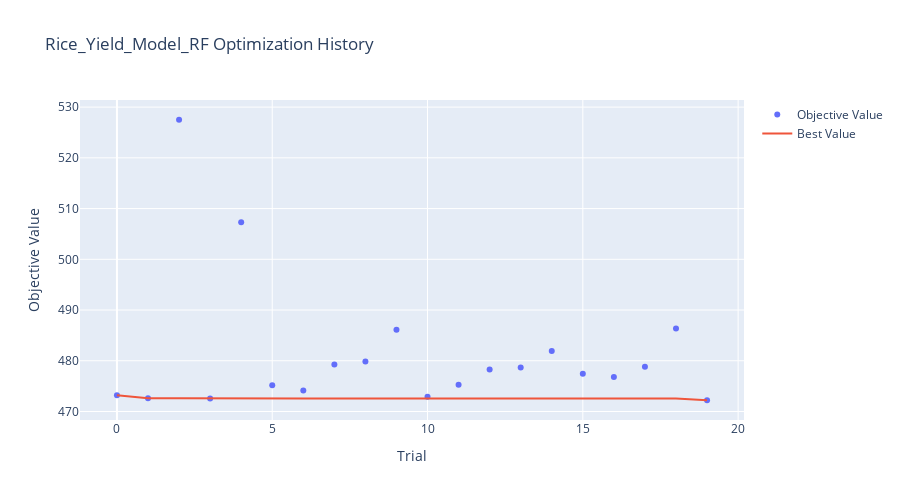
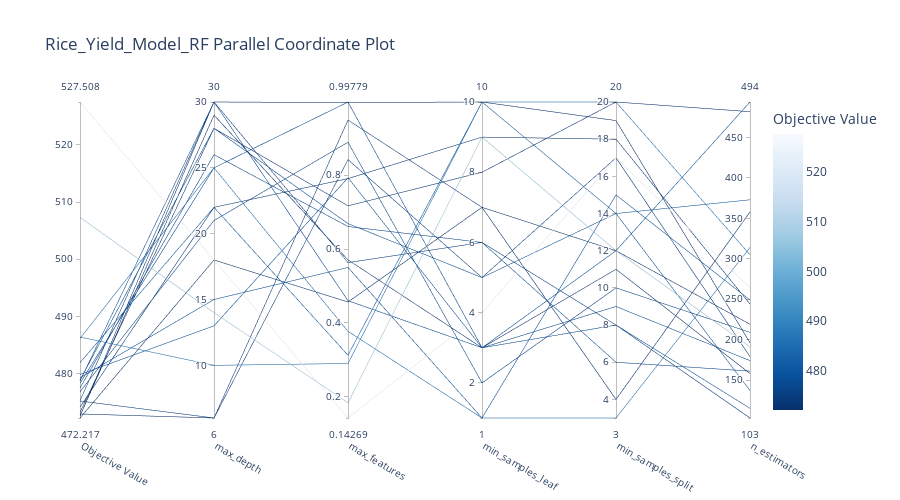
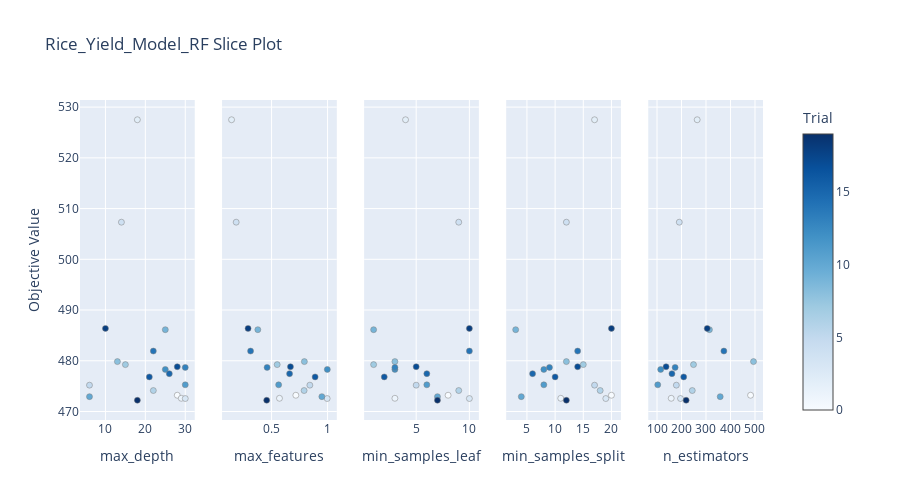
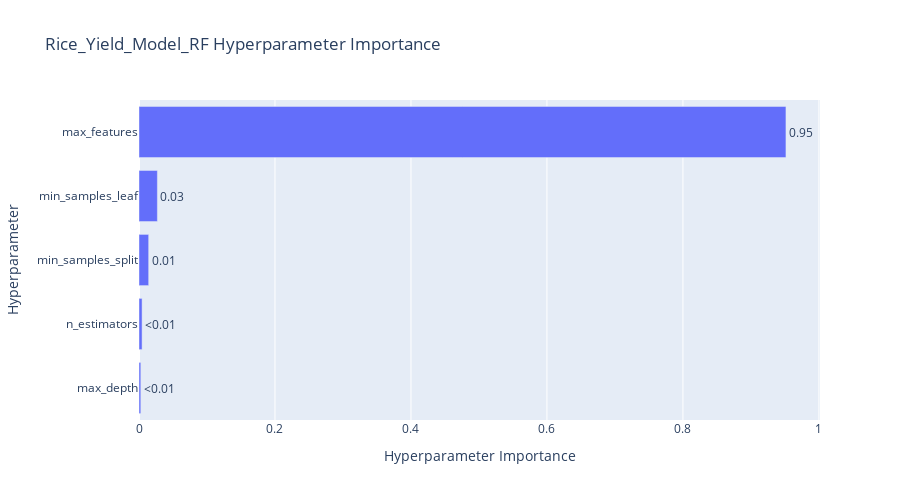

Source (notebook cell) for these figures, in order:
### Markdown cell above
### 6. Optuna Visualization
Visualizing the tuning process to understand parameter importance and convergence.

### Code cell
# --- OPTUNA VISUALIZATIONS ---
name = "Rice_Yield_Model_RF"

# 1. Optimization History
fig = plot_optimization_history(study)
fig.update_layout(title=f'{name} Optimization History', width=900, height=500)
fig.show()

# 2. Parallel Coordinate (Hyperparameter Relationships)
fig = plot_parallel_coordinate(study)
fig.update_layout(title=f'{name} Parallel Coordinate Plot', width=900, height=500)
fig.show()

# 3. Slice Plot (Individual Parameter impact)
fig = plot_slice(study)
fig.update_layout(title=f'{name} Slice Plot', width=900, height=500)
fig.show()

# 4. Parameter Importance
try:
    fig = plot_param_importances(study)
    fig.update_layout(title=f'{name} Hyperparameter Importance', width=900, height=500)
    fig.show()
except (ValueError, RuntimeError) as e:
    print(f'Could not plot parameter importance: {e}')

### Figure 1 — Plotly figure (JSON) as saved in the notebook; plotly's stock layout.template omitted (floating-point values rounded to 4 significant figures)
{"data": [{"mode": "markers", "name": "Objective Value", "type": "scatter", "x": [0, 1, 2, 3, 4, 5, 6, 7, 8, 9, 10, 11, 12, 13, 14, 15, 16, 17, 18, 19], "y": [473.2, 472.6, 527.5, 472.6, 507.3, 475.2, 474.1, 479.2, 479.8, 486.1, 472.9, 475.3, 478.3, 478.7, 481.9, 477.5, 476.8, 478.8, 486.4, 472.2]}, {"mode": "lines", "name": "Best Value", "type": "scatter", "x": [0, 1, 2, 3, 4, 5, 6, 7, 8, 9, 10, 11, 12, 13, 14, 15, 16, 17, 18, 19], "y": [473.2, 472.6, 472.6, 472.6, 472.6, 472.6, 472.6, 472.6, 472.6, 472.6, 472.6, 472.6, 472.6, 472.6, 472.6, 472.6, 472.6, 472.6, 472.6, 472.2]}, {"marker": {"color": "#cccccc"}, "mode": "markers", "name": "Infeasible Trial", "showlegend": false, "type": "scatter", "x": [], "y": []}], "layout": {"height": 500, "title": {"text": "Rice_Yield_Model_RF Optimization History"}, "width": 900, "xaxis": {"title": {"text": "Trial"}}, "yaxis": {"title": {"text": "Objective Value"}}}}

### Figure 2 — Plotly figure (JSON) as saved in the notebook; plotly's stock layout.template omitted (floating-point values rounded to 4 significant figures)
{"data": [{"dimensions": [{"label": "Objective Value", "range": [472.2, 527.5], "values": [473.2, 472.6, 527.5, 472.6, 507.3, 475.2, 474.1, 479.2, 479.8, 486.1, 472.9, 475.3, 478.3, 478.7, 481.9, 477.5, 476.8, 478.8, 486.4, 472.2]}, {"label": "max_depth", "range": [6, 30], "values": [28, 29, 18, 30, 14, 6, 22, 15, 13, 25, 6, 30, 25, 30, 22, 26, 21, 28, 10, 18]}, {"label": "max_features", "range": [0.1427, 0.9978], "values": [0.7168, 0.5705, 0.1427, 0.9964, 0.184, 0.8418, 0.7905, 0.5501, 0.7928, 0.3772, 0.949, 0.5632, 0.9978, 0.46, 0.3125, 0.6608, 0.8888, 0.6686, 0.2901, 0.4565]}, {"label": "min_samples_leaf", "range": [1, 10], "values": [8, 3, 4, 10, 9, 5, 9, 1, 3, 1, 7, 6, 3, 3, 10, 6, 2, 5, 10, 7]}, {"label": "min_samples_split", "range": [3, 20], "values": [20, 11, 17, 19, 12, 17, 18, 15, 12, 3, 4, 8, 8, 9, 14, 6, 10, 14, 20, 12]}, {"label": "n_estimators", "range": [103, 494], "values": [482, 158, 264, 196, 191, 179, 244, 249, 494, 314, 358, 103, 115, 174, 373, 161, 209, 137, 305, 219]}], "labelangle": 30, "labelside": "bottom", "line": {"color": [473.2, 472.6, 527.5, 472.6, 507.3, 475.2, 474.1, 479.2, 479.8, 486.1, 472.9, 475.3, 478.3, 478.7, 481.9, 477.5, 476.8, 478.8, 486.4, 472.2], "colorbar": {"title": {"text": "Objective Value"}}, "colorscale": [[0, "rgb(247,251,255)"], [0.125, "rgb(222,235,247)"], [0.25, "rgb(198,219,239)"], [0.375, "rgb(158,202,225)"], [0.5, "rgb(107,174,214)"], [0.625, "rgb(66,146,198)"], [0.75, "rgb(33,113,181)"], [0.875, "rgb(8,81,156)"], [1, "rgb(8,48,107)"]], "reversescale": true, "showscale": true}, "type": "parcoords"}], "layout": {"height": 500, "title": {"text": "Rice_Yield_Model_RF Parallel Coordinate Plot"}, "width": 900}}

### Figure 3 — Plotly figure (JSON) as saved in the notebook; plotly's stock layout.template omitted (floating-point values rounded to 4 significant figures)
{"data": [{"marker": {"color": [0, 1, 2, 3, 4, 5, 6, 7, 8, 9, 10, 11, 12, 13, 14, 15, 16, 17, 18, 19], "colorbar": {"title": {"text": "Trial"}, "x": 1, "xpad": 40}, "colorscale": [[0, "rgb(247,251,255)"], [0.125, "rgb(222,235,247)"], [0.25, "rgb(198,219,239)"], [0.375, "rgb(158,202,225)"], [0.5, "rgb(107,174,214)"], [0.625, "rgb(66,146,198)"], [0.75, "rgb(33,113,181)"], [0.875, "rgb(8,81,156)"], [1, "rgb(8,48,107)"]], "line": {"color": "Grey", "width": 0.5}, "showscale": true}, "mode": "markers", "name": "Feasible Trial", "showlegend": false, "type": "scatter", "x": [28, 29, 18, 30, 14, 6, 22, 15, 13, 25, 6, 30, 25, 30, 22, 26, 21, 28, 10, 18], "xaxis": "x", "y": [473.2, 472.6, 527.5, 472.6, 507.3, 475.2, 474.1, 479.2, 479.8, 486.1, 472.9, 475.3, 478.3, 478.7, 481.9, 477.5, 476.8, 478.8, 486.4, 472.2], "yaxis": "y"}, {"marker": {"color": [0, 1, 2, 3, 4, 5, 6, 7, 8, 9, 10, 11, 12, 13, 14, 15, 16, 17, 18, 19], "colorbar": {"title": {"text": "Trial"}, "x": 1, "xpad": 40}, "colorscale": [[0, "rgb(247,251,255)"], [0.125, "rgb(222,235,247)"], [0.25, "rgb(198,219,239)"], [0.375, "rgb(158,202,225)"], [0.5, "rgb(107,174,214)"], [0.625, "rgb(66,146,198)"], [0.75, "rgb(33,113,181)"], [0.875, "rgb(8,81,156)"], [1, "rgb(8,48,107)"]], "line": {"color": "Grey", "width": 0.5}, "showscale": false}, "mode": "markers", "name": "Feasible Trial", "showlegend": false, "type": "scatter", "x": [0.7168, 0.5705, 0.1427, 0.9964, 0.184, 0.8418, 0.7905, 0.5501, 0.7928, 0.3772, 0.949, 0.5632, 0.9978, 0.46, 0.3125, 0.6608, 0.8888, 0.6686, 0.2901, 0.4565], "xaxis": "x2", "y": [473.2, 472.6, 527.5, 472.6, 507.3, 475.2, 474.1, 479.2, 479.8, 486.1, 472.9, 475.3, 478.3, 478.7, 481.9, 477.5, 476.8, 478.8, 486.4, 472.2], "yaxis": "y2"}, {"marker": {"color": [0, 1, 2, 3, 4, 5, 6, 7, 8, 9, 10, 11, 12, 13, 14, 15, 16, 17, 18, 19], "colorbar": {"title": {"text": "Trial"}, "x": 1, "xpad": 40}, "colorscale": [[0, "rgb(247,251,255)"], [0.125, "rgb(222,235,247)"], [0.25, "rgb(198,219,239)"], [0.375, "rgb(158,202,225)"], [0.5, "rgb(107,174,214)"], [0.625, "rgb(66,146,198)"], [0.75, "rgb(33,113,181)"], [0.875, "rgb(8,81,156)"], [1, "rgb(8,48,107)"]], "line": {"color": "Grey", "width": 0.5}, "showscale": false}, "mode": "markers", "name": "Feasible Trial", "showlegend": false, "type": "scatter", "x": [8, 3, 4, 10, 9, 5, 9, 1, 3, 1, 7, 6, 3, 3, 10, 6, 2, 5, 10, 7], "xaxis": "x3", "y": [473.2, 472.6, 527.5, 472.6, 507.3, 475.2, 474.1, 479.2, 479.8, 486.1, 472.9, 475.3, 478.3, 478.7, 481.9, 477.5, 476.8, 478.8, 486.4, 472.2], "yaxis": "y3"}, {"marker": {"color": [0, 1, 2, 3, 4, 5, 6, 7, 8, 9, 10, 11, 12, 13, 14, 15, 16, 17, 18, 19], "colorbar": {"title": {"text": "Trial"}, "x": 1, "xpad": 40}, "colorscale": [[0, "rgb(247,251,255)"], [0.125, "rgb(222,235,247)"], [0.25, "rgb(198,219,239)"], [0.375, "rgb(158,202,225)"], [0.5, "rgb(107,174,214)"], [0.625, "rgb(66,146,198)"], [0.75, "rgb(33,113,181)"], [0.875, "rgb(8,81,156)"], [1, "rgb(8,48,107)"]], "line": {"color": "Grey", "width": 0.5}, "showscale": false}, "mode": "markers", "name": "Feasible Trial", "showlegend": false, "type": "scatter", "x": [20, 11, 17, 19, 12, 17, 18, 15, 12, 3, 4, 8, 8, 9, 14, 6, 10, 14, 20, 12], "xaxis": "x4", "y": [473.2, 472.6, 527.5, 472.6, 507.3, 475.2, 474.1, 479.2, 479.8, 486.1, 472.9, 475.3, 478.3, 478.7, 481.9, 477.5, 476.8, 478.8, 486.4, 472.2], "yaxis": "y4"}, {"marker": {"color": [0, 1, 2, 3, 4, 5, 6, 7, 8, 9, 10, 11, 12, 13, 14, 15, 16, 17, 18, 19], "colorbar": {"title": {"text": "Trial"}, "x": 1, "xpad": 40}, "colorscale": [[0, "rgb(247,251,255)"], [0.125, "rgb(222,235,247)"], [0.25, "rgb(198,219,239)"], [0.375, "rgb(158,202,225)"], [0.5, "rgb(107,174,214)"], [0.625, "rgb(66,146,198)"], [0.75, "rgb(33,113,181)"], [0.875, "rgb(8,81,156)"], [1, "rgb(8,48,107)"]], "line": {"color": "Grey", "width": 0.5}, "showscale": false}, "mode": "markers", "name": "Feasible Trial", "showlegend": false, "type": "scatter", "x": [482, 158, 264, 196, 191, 179, 244, 249, 494, 314, 358, 103, 115, 174, 373, 161, 209, 137, 305, 219], "xaxis": "x5", "y": [473.2, 472.6, 527.5, 472.6, 507.3, 475.2, 474.1, 479.2, 479.8, 486.1, 472.9, 475.3, 478.3, 478.7, 481.9, 477.5, 476.8, 478.8, 486.4, 472.2], "yaxis": "y5"}], "layout": {"height": 500, "title": {"text": "Rice_Yield_Model_RF Slice Plot"}, "width": 900, "xaxis": {"anchor": "y", "domain": [0, 0.168], "title": {"text": "max_depth"}}, "xaxis2": {"anchor": "y2", "domain": [0.208, 0.376], "title": {"text": "max_features"}}, "xaxis3": {"anchor": "y3", "domain": [0.416, 0.584], "title": {"text": "min_samples_leaf"}}, "xaxis4": {"anchor": "y4", "domain": [0.624, 0.792], "title": {"text": "min_samples_split"}}, "xaxis5": {"anchor": "y5", "domain": [0.832, 1], "title": {"text": "n_estimators"}}, "yaxis": {"anchor": "x", "domain": [0, 1], "title": {"text": "Objective Value"}}, "yaxis2": {"anchor": "x2", "domain": [0, 1], "matches": "y", "showticklabels": false}, "yaxis3": {"anchor": "x3", "domain": [0, 1], "matches": "y", "showticklabels": false}, "yaxis4": {"anchor": "x4", "domain": [0, 1], "matches": "y", "showticklabels": false}, "yaxis5": {"anchor": "x5", "domain": [0, 1], "matches": "y", "showticklabels": false}}}

### Figure 4 — Plotly figure (JSON) as saved in the notebook; plotly's stock layout.template omitted (floating-point values rounded to 4 significant figures)
{"data": [{"cliponaxis": false, "hovertemplate": ["max_depth (IntDistribution): 0.002659640827705065<extra></extra>", "n_estimators (IntDistribution): 0.004544669904501707<extra></extra>", "min_samples_split (IntDistribution): 0.01424035667493061<extra></extra>", "min_samples_leaf (IntDistribution): 0.02705219832028985<extra></extra>", "max_features (FloatDistribution): 0.9515031342725727<extra></extra>"], "name": "Objective Value", "orientation": "h", "text": ["<0.01", "<0.01", "0.01", "0.03", "0.95"], "textposition": "outside", "type": "bar", "x": [0.00266, 0.004545, 0.01424, 0.02705, 0.9515], "y": ["max_depth", "n_estimators", "min_samples_split", "min_samples_leaf", "max_features"]}], "layout": {"height": 500, "title": {"text": "Rice_Yield_Model_RF Hyperparameter Importance"}, "width": 900, "xaxis": {"title": {"text": "Hyperparameter Importance"}}, "yaxis": {"title": {"text": "Hyperparameter"}}}}
